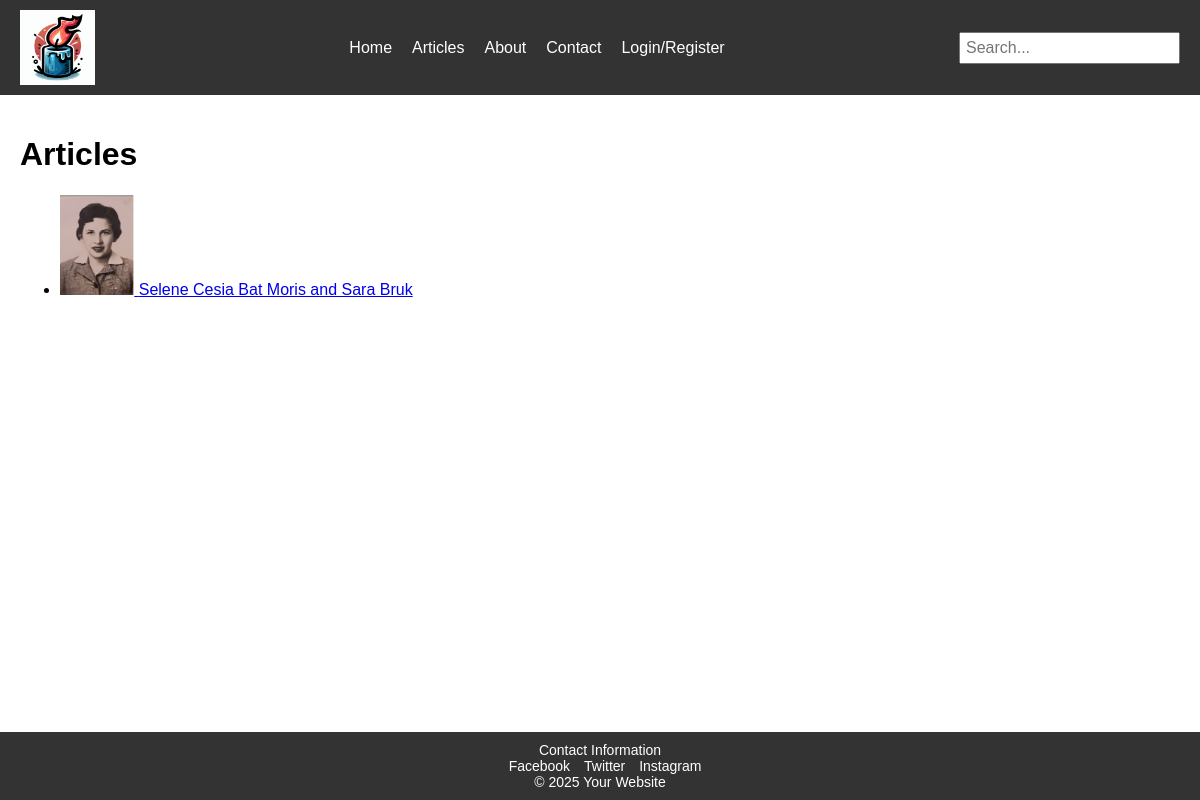
Page /articles on the earlier database version.
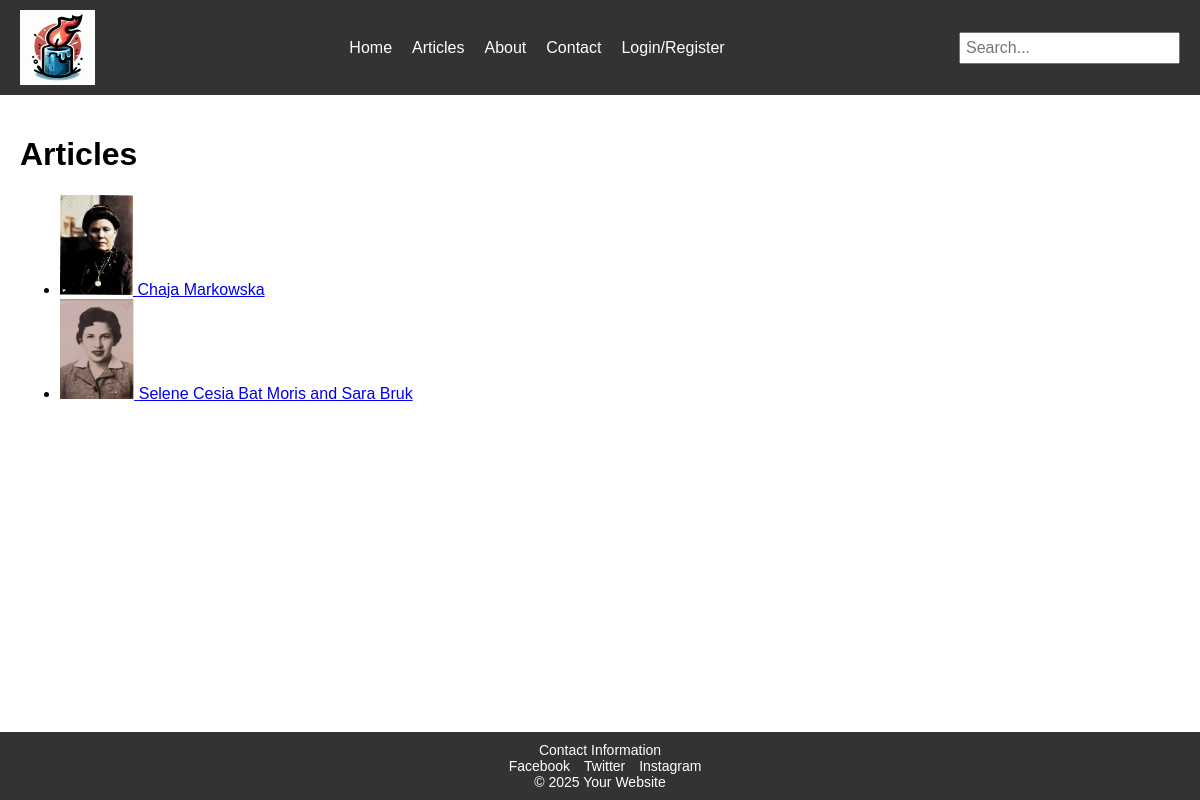
Same page on the later database version.
### app/models.py (models this page shows, shortened)
class Post(db.Model):
    id = db.Column(db.Integer, primary_key=True)
    title = db.Column(db.String(140), nullable=False)
    publication_date = db.Column(db.DateTime, default=datetime.utcnow)
    user_id = db.Column(db.Integer, db.ForeignKey('user.id'), nullable=False)
    gregorian_death_date = db.Column(db.Date, nullable=False)
    hebrew_year = db.Column(db.Integer, nullable=False)
    hebrew_month = db.Column(db.Integer, nullable=False)
    hebrew_day = db.Column(db.Integer, nullable=False)
    comments = db.relationship('Comment', backref='post', lazy=True)
    milestones = db.relationship('Milestone', backref='post', lazy=True, cascade="all, delete-orphan")  # New relationship
    def __repr__(self):
        return '<Post {}>'.format(self.title)

class Milestone(db.Model):
    id = db.Column(db.Integer, primary_key=True)
    title = db.Column(db.String(140), nullable=False)
    content = db.Column(db.Text, nullable=False)
    image_path = db.Column(db.String(120))
    post_id = db.Column(db.Integer, db.ForeignKey('post.id'), nullable=False)

### app/main/routes.py (the view)
@main.route('/articles')
def articles():
    try:
        posts = Post.query.order_by(Post.publication_date.desc()).all()  # Correctly call all()
        print(f"Fetched Posts: {posts}")
        return render_template('articles.html', posts=posts)  # Correctly pass posts
    except Exception as e:
        print(f"Error rendering template: {e}")
        return str(e)

### app/main/templates/articles.html (shortened to what this page needs)
{% extends "layout.html" %}
{% block content %}
<h1>Articles</h1>
{% if posts %}
<ul>
    {% for post in posts %}
    <li>
        <a href="{{ url_for('main.article', post_id=post.id) }}">
            {% if post.milestones %}
                {% set first_milestone = post.milestones[0] %}
                {% if first_milestone.image_path %}
                    <img src="{{ url_for('static', filename=first_milestone.image_path) }}" alt="{{ first_milestone.title }}" style="max-width: 100px; max-height: 100px;">
                {% endif %}
            {% endif %}
            {{ post.title }}
        </a>
    </li>
    {% endfor %}
</ul>
{% else %}
<p>No articles found.</p>
{% endif %}
{% endblock %}

### app/main/templates/layout.html (shortened to what this page needs)
<!DOCTYPE html>
<html lang="en">
<head>
    <link rel="stylesheet" href="{{ url_for('static', filename='css/styles.css') }}">
</head>
<body>
    <header>
        <img src="{{ url_for('static', filename='images/candlelogo.png') }}" alt="Yizkor Logo" style="width:75px; height:auto;">
        <nav>
            <ul>
                <li><a href="{{ url_for('main.index') }}">Home</a></li>
                <li class="dropdown">
                    <a href="{{ url_for('main.articles') }}">Articles</a>
                </li>
                <li><a href="{{ url_for('main.about') }}">About</a></li>
                <li><a href="{{ url_for('main.contact') }}">Contact</a></li>
                <li class="dropdown">
                    <a href="#">Login/Register</a>
                </li>
            </ul>
        </nav>
        <div class="search-bar">
            <input type="text" placeholder="Search...">
        </div>
    </header>
    <main>
        {% block content %}{% endblock %}
    </main>
    <footer>
        <div class="contact">Contact Information</div>
        <div class="social-media">
            <a href="#">Facebook</a>
            <a href="#">Twitter</a>
            <a href="#">Instagram</a>
        </div>
        <div class="copyright">© 2025 Your Website</div>
    </footer>
</body>
</html>

### app/static/css/styles.css (style rules this page uses)
body { display: flex; flex-direction: column; min-height: 100vh; margin: 0; font-family: Arial, sans-serif; }
header { display: flex; justify-content: space-between; align-items: center; padding: 10px 20px; background-color: #333; color: white; }
nav ul { list-style: none; margin: 0; padding: 0; display: flex; }
nav ul li { margin-left: 20px; }
nav ul li a { color: white; text-decoration: none; font-size: 16px; }
.search-bar input { padding: 5px; font-size: 16px; }
main { flex: 1; padding: 20px; }
footer { padding: 10px 20px; background-color: #333; color: white; text-align: center; margin-top: auto; }
footer .contact, footer .social-media, footer .copyright { font-size: 14px; }
footer .social-media a { margin-left: 10px; color: white; text-decoration: none; }

Differences in the rows shown:
added Post: image_path (picture), title "Chaja Markowska"
